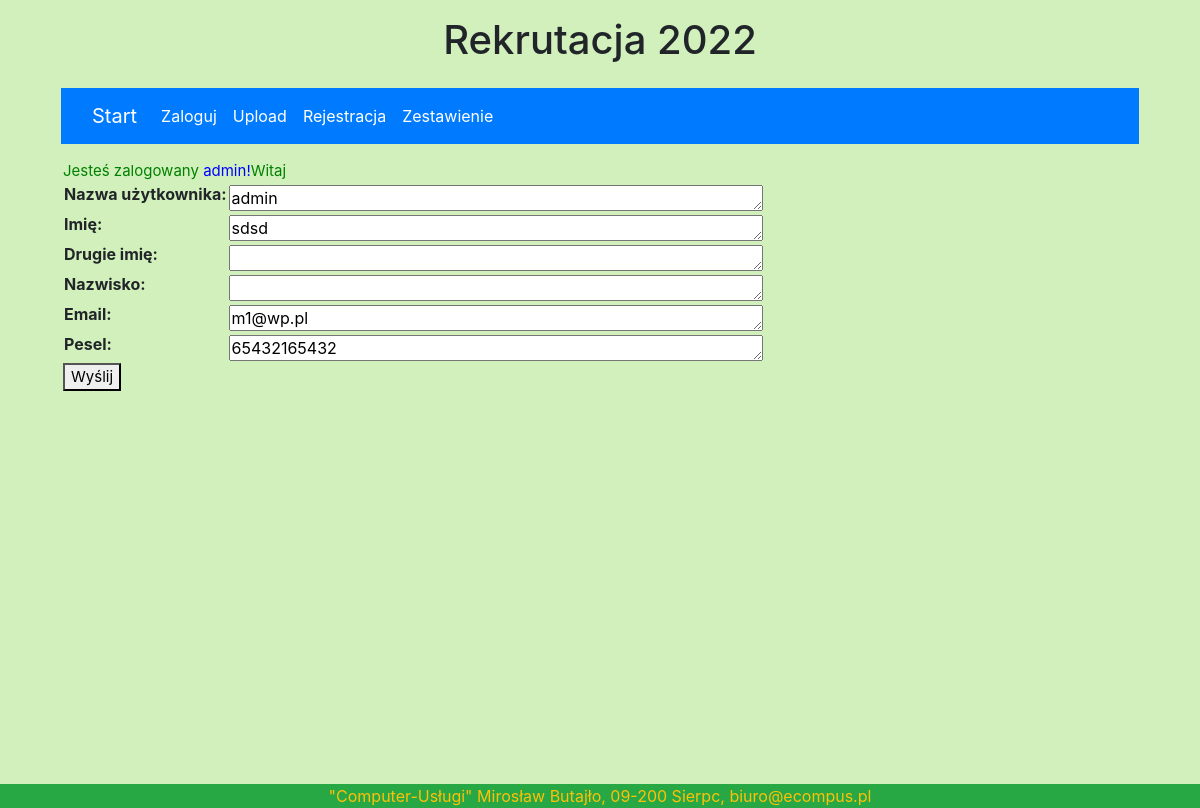
Screenshot of /zmiendane/ (signed in) with the database file from the repository.
### licznik/models.py (models this page shows, shortened)
class User(AbstractUser):
    class Meta:
        db_table = 'user'
        constraints = [
            models.UniqueConstraint(fields=['username'], name='unique User'),
            models.UniqueConstraint(fields=['pesel'], name='unique pesel'),
            models.UniqueConstraint(fields=['email'], name='unique email')
        ]
    username = models.CharField(max_length=30, unique=True, verbose_name='Nazwa użytkownika',
                                help_text='Unikalna nazwa')
    first_name = models.CharField(max_length=200, help_text='Wymagany', verbose_name='Imię')
    second_name = models.CharField(null=True, blank=True, max_length=10, help_text='Opcja', verbose_name='Drugie imię ')
    last_name = models.CharField(max_length=200, help_text='Wymagany', verbose_name='Nazwisko')
    pesel = models.CharField(max_length=11, unique=True, validators=[
        MinLengthValidator(11), MaxLengthValidator(11), f_pesel], help_text='Wymagany')
    email = models.EmailField('email adress', unique=True, help_text='Wymagany')

### licznik/views.py (the view)
# urls.py: path('zmiendane/', views.zmiendane, name="zmiendane-page"),
@login_required(login_url='/login/')
def zmiendane(request):
        patern = request.user.username
        user1 = User.objects.get(username=patern)
        user = get_object_or_404(User, id=user1.id)
        kandydat = Kandydat(user_id=user.id)
        list_kand_id = []
        for i in Kandydat.objects.all():
            list_kand_id.append(i.user_id)
        form = UserForm1(request.POST or None, instance=user, initial={'password': user1.password})
        if form.is_valid():
            form.save()
            return render(request, 'success.html')
        if user.id in list_kand_id:
            return render(request, 'zmienlogin1.html', {'user': user, 'form': form})
        else:
            return render(request, 'zmienlogin.html', {'user': user, 'form': form})

### licznik/forms.py
class UserForm1(forms.ModelForm):
    email = forms.EmailField(max_length=254, widget=forms.Textarea(attrs={'rows':'1', 'cols':'50'}))
    username = forms.CharField(label='Nazwa użytkownika',widget=forms.Textarea(attrs={'rows':'1', 'cols':'50'}))
    first_name = forms.CharField(label='Imię', widget=forms.Textarea(attrs={'rows': '1', 'cols': '50'}))
    second_name = forms.CharField(label='Drugie imię', widget=forms.Textarea(attrs={'rows': '1', 'cols': '50'}))
    last_name = forms.CharField(label='Nazwisko', widget=forms.Textarea(attrs={'rows': '1', 'cols': '50'}))
    pesel = forms.CharField(label='Pesel', widget=forms.Textarea(attrs={'rows': '1', 'cols': '50'}))
    class Meta:
        model = User
        fields = ['username','first_name','second_name','last_name','email','pesel']

### licznik/templates/zmienlogin.html (shortened to what this page needs)
{% extends 'base.html' %}
{%block content %}
<div class="niezalogowany">
     Jesteś zalogowany <font color="blue"> {{ user.username }}!</font>Witaj {{ kandydat.user.first_name}}
</div>
<div class="niezalogowany">
    <form  method = 'POST' enctype="multipart/form-data">
            <table>
                {{ form.as_table }}
            </table>
            <button type="submit" >Wyślij</button>
        </form>
</div>
{% endblock %}

### licznik/static/style.css (style rules this page uses)
.niezalogowany { color: green; font-size: 15px; padding-left: 18px; }
.bgpage { background-color: #d1f0bb; }

### rows the page displays
User: username "admin", first_name "sdsd", email "m1@wp.pl", pesel "65432165432"
